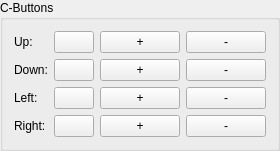
        <widget class="QGroupBox" name="cButtonsGroupBox">
         <property name="sizePolicy">
          <sizepolicy hsizetype="Minimum" vsizetype="Preferred">
           <horstretch>0</horstretch>
           <verstretch>0</verstretch>
          </sizepolicy>
         </property>
         <property name="title">
          <string>C-Buttons</string>
         </property>
         <property name="flat">
          <bool>false</bool>
         </property>
         <property name="checkable">
          <bool>false</bool>
         </property>
         <layout class="QHBoxLayout" name="horizontalLayout_13">
          <item>
           <layout class="QVBoxLayout" name="verticalLayout_13">
            <item>
             <widget class="QLabel" name="label_28">
              <property name="sizePolicy">
               <sizepolicy hsizetype="Minimum" vsizetype="Preferred">
                <horstretch>0</horstretch>
                <verstretch>0</verstretch>
               </sizepolicy>
              </property>
              <property name="text">
               <string>Up:</string>
              </property>
             </widget>
            </item>
            <item>
             <widget class="QLabel" name="label_27">
              <property name="sizePolicy">
               <sizepolicy hsizetype="Minimum" vsizetype="Preferred">
                <horstretch>0</horstretch>
                <verstretch>0</verstretch>
               </sizepolicy>
              </property>
              <property name="text">
               <string>Down:</string>
              </property>
             </widget>
            </item>
            <item>
             <widget class="QLabel" name="label_29">
              <property name="sizePolicy">
               <sizepolicy hsizetype="Minimum" vsizetype="Preferred">
                <horstretch>0</horstretch>
                <verstretch>0</verstretch>
               </sizepolicy>
              </property>
              <property name="text">
               <string>Left:</string>
              </property>
             </widget>
            </item>
            <item>
             <widget class="QLabel" name="label_30">
              <property name="sizePolicy">
               <sizepolicy hsizetype="Minimum" vsizetype="Preferred">
                <horstretch>0</horstretch>
                <verstretch>0</verstretch>
               </sizepolicy>
              </property>
              <property name="text">
               <string>Right:</string>
              </property>
             </widget>
            </item>
           </layout>
          </item>
          <item>
           <layout class="QVBoxLayout" name="verticalLayout_3">
            <item>
             <layout class="QHBoxLayout" name="horizontalLayout_28">
              <item>
               <widget class="MappingButton" name="cbuttonUpButton">
                <property name="sizePolicy">
                 <sizepolicy hsizetype="Minimum" vsizetype="Fixed">
                  <horstretch>0</horstretch>
                  <verstretch>0</verstretch>
                 </sizepolicy>
                </property>
                <property name="text">
                 <string/>
                </property>
               </widget>
              </item>
              <item>
               <widget class="AddMappingButton" name="cbuttonUpAddButton">
                <property name="text">
                 <string>+</string>
                </property>
               </widget>
              </item>
              <item>
               <widget class="RemoveMappingButton" name="cbuttonUpRemoveButton">
                <property name="text">
                 <string>-</string>
                </property>
               </widget>
              </item>
             </layout>
            </item>
            <item>
             <layout class="QHBoxLayout" name="horizontalLayout_27">
              <item>
               <widget class="MappingButton" name="cbuttonDownButton">
                <property name="sizePolicy">
                 <sizepolicy hsizetype="Minimum" vsizetype="Fixed">
                  <horstretch>0</horstretch>
                  <verstretch>0</verstretch>
                 </sizepolicy>
                </property>
                <property name="text">
                 <string/>
                </property>
               </widget>
              </item>
              <item>
               <widget class="AddMappingButton" name="cbuttonDownAddButton">
                <property name="text">
                 <string>+</string>
                </property>
               </widget>
              </item>
              <item>
               <widget class="RemoveMappingButton" name="cbuttonDownRemoveButton">
                <property name="text">
                 <string>-</string>
                </property>
               </widget>
              </item>
             </layout>
            </item>
            <item>
             <layout class="QHBoxLayout" name="horizontalLayout_29">
              <item>
               <widget class="MappingButton" name="cbuttonLeftButton">
                <property name="sizePolicy">
                 <sizepolicy hsizetype="Minimum" vsizetype="Fixed">
                  <horstretch>0</horstretch>
                  <verstretch>0</verstretch>
                 </sizepolicy>
                </property>
                <property name="text">
                 <string/>
                </property>
               </widget>
              </item>
              <item>
               <widget class="AddMappingButton" name="cbuttonLeftAddButton">
                <property name="text">
                 <string>+</string>
                </property>
               </widget>
              </item>
              <item>
               <widget class="RemoveMappingButton" name="cbuttonLeftRemoveButton">
                <property name="text">
                 <string>-</string>
                </property>
               </widget>
              </item>
             </layout>
            </item>
            <item>
             <layout class="QHBoxLayout" name="horizontalLayout_30">
              <item>
               <widget class="MappingButton" name="cbuttonRightButton">
                <property name="sizePolicy">
                 <sizepolicy hsizetype="Minimum" vsizetype="Fixed">
                  <horstretch>0</horstretch>
                  <verstretch>0</verstretch>
                 </sizepolicy>
                </property>
                <property name="text">
                 <string/>
                </property>
               </widget>
              </item>
              <item>
               <widget class="AddMappingButton" name="cbuttonRightAddButton">
                <property name="text">
                 <string>+</string>
                </property>
               </widget>
              </item>
              <item>
               <widget class="RemoveMappingButton" name="cbuttonRightRemoveButton">
                <property name="text">
                 <string>-</string>
                </property>
               </widget>
              </item>
             </layout>
            </item>
           </layout>
          </item>
         </layout>
        </widget>
